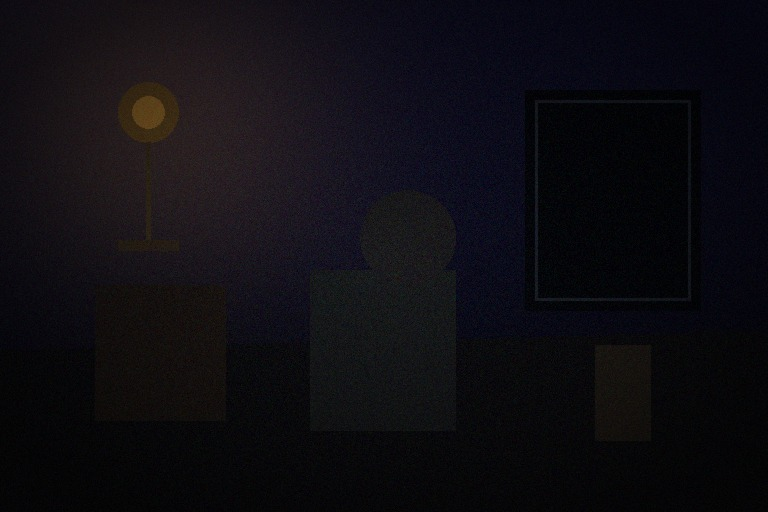
#> input picture data/test_low_light.jpg, 768 x 512 px
$ python prompts.py --image ../data/test_low_light.jpg   (older library calls are emulated)
#> lines starting #> are read from the running program, lines starting #| are printed output that depends on the picture
import os
import argparse
from typing import Dict, Tuple

import cv2
import numpy as np


EPS = 1e-8


def normalize_map(x: np.ndarray) -> np.ndarray:
    """
    Normalize a single-channel map to [0, 1].
    """
    x = x.astype(np.float32)
    min_val = np.min(x)
    max_val = np.max(x)

    if max_val - min_val < EPS:
        return np.zeros_like(x, dtype=np.float32)

    return (x - min_val) / (max_val - min_val + EPS)


def read_image_rgb(image_path: str) -> np.ndarray:
    """
    Read image using OpenCV and convert BGR to RGB.
    Output: float32 RGB image in range [0, 1].
    Shape: H x W x 3
    """
    image_bgr = cv2.imread(image_path, cv2.IMREAD_COLOR)

    if image_bgr is None:
        raise FileNotFoundError(f"Image not found: {image_path}")

    image_rgb = cv2.cvtColor(image_bgr, cv2.COLOR_BGR2RGB)
    image_rgb = image_rgb.astype(np.float32) / 255.0

    return image_rgb


def rgb_to_gray(image_rgb: np.ndarray) -> np.ndarray:
    """
    Convert RGB image in [0, 1] to grayscale.
    Output shape: H x W
    """
    r = image_rgb[:, :, 0]
    g = image_rgb[:, :, 1]
    b = image_rgb[:, :, 2]

    gray = 0.299 * r + 0.587 * g + 0.114 * b
    return gray.astype(np.float32)


def illumination_map(image_rgb: np.ndarray) -> np.ndarray:
    """
    Extract illumination map from RGB image.
    """
    illum = np.max(image_rgb, axis=2)
    illum = normalize_map(illum)

    return illum.astype(np.float32)


def edge_map(image_rgb: np.ndarray) -> np.ndarray:
    """
    Extract edge map using Sobel operator.
    """
    gray = rgb_to_gray(image_rgb)

    sobel_x = cv2.Sobel(gray, cv2.CV_32F, 1, 0, ksize=3)
    sobel_y = cv2.Sobel(gray, cv2.CV_32F, 0, 1, ksize=3)

    edge = np.sqrt(sobel_x ** 2 + sobel_y ** 2)
    edge = normalize_map(edge)

    return edge.astype(np.float32)


def frequency_map(image_rgb: np.ndarray) -> np.ndarray:
    """
    Extract high-frequency/detail map using Laplacian filter.
    """
    gray = rgb_to_gray(image_rgb)

    lap = cv2.Laplacian(gray, cv2.CV_32F, ksize=3)
    freq = np.abs(lap)
    freq = normalize_map(freq)

    return freq.astype(np.float32)


def noise_estimate_map(image_rgb: np.ndarray, blur_kernel: Tuple[int, int] = (5, 5)) -> np.ndarray:
    """
    Estimate noise map using residual between grayscale image and Gaussian-smoothed image.
    """
    gray = rgb_to_gray(image_rgb)

    smooth = cv2.GaussianBlur(gray, blur_kernel, sigmaX=0)
    noise = np.abs(gray - smooth)
    noise = normalize_map(noise)

    return noise.astype(np.float32)


def generate_prompt_maps(image_rgb: np.ndarray) -> Dict[str, np.ndarray]:
    """
    Generate all DASP prompt maps.
    """
    maps = {
        "illumination": illumination_map(image_rgb),
        "edge": edge_map(image_rgb),
        "frequency": frequency_map(image_rgb),
        "noise": noise_estimate_map(image_rgb),
    }

    return maps


def build_dasp_input(image_rgb: np.ndarray) -> np.ndarray:
    """
    Build 7-channel input for DASP-Net.

    Output:
        dasp_input: 7 x H x W, float32
    """
    maps = generate_prompt_maps(image_rgb)

    rgb_chw = np.transpose(image_rgb, (2, 0, 1))

    illum = maps["illumination"][None, :, :]
    edge = maps["edge"][None, :, :]
    freq = maps["frequency"][None, :, :]
    noise = maps["noise"][None, :, :]

    dasp_input = np.concatenate(
        [rgb_chw, illum, edge, freq, noise],
        axis=0
    )

    return dasp_input.astype(np.float32)


def save_prompt_maps(image_rgb: np.ndarray, output_dir: str) -> None:
    """
    Save original image and generated prompt maps for visual checking.
    """
    os.makedirs(output_dir, exist_ok=True)

    maps = generate_prompt_maps(image_rgb)

    image_uint8 = (image_rgb * 255.0).clip(0, 255).astype(np.uint8)
    image_bgr = cv2.cvtColor(image_uint8, cv2.COLOR_RGB2BGR)

    cv2.imwrite(os.path.join(output_dir, "original.png"), image_bgr)

    for name, prompt_map in maps.items():
        map_uint8 = (prompt_map * 255.0).clip(0, 255).astype(np.uint8)
        cv2.imwrite(os.path.join(output_dir, f"{name}.png"), map_uint8)


def main():
    parser = argparse.ArgumentParser(description="Generate DASP-Net prompt maps.")
    parser.add_argument("--image", type=str, required=True, help="Path to input low-light image.")
    parser.add_argument("--out", type=str, default="results/prompts", help="Output directory.")

    args = parser.parse_args()

    image_rgb = read_image_rgb(args.image)
#> in read_image_rgb, image_bgr is the input picture: shape (512, 768, 3); mean B, G, R 17.8, 12.9, 14.6

    dasp_input = build_dasp_input(image_rgb)
#> in normalize_map, `min_val = np.min(x)`: min_val = 0
#> in normalize_map, `max_val = np.max(x)`: max_val = 0.408
#> in rgb_to_gray, `g = image_rgb[:, :, 1]`:
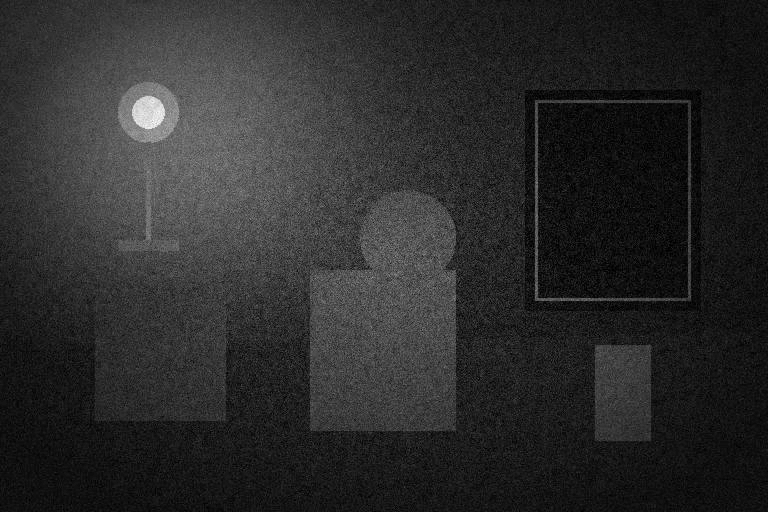
#> g: shape (512, 768) float32; min 0, max 0.294, mean 0.0508; drawn with min black and max white
#> in rgb_to_gray, `b = image_rgb[:, :, 2]`:
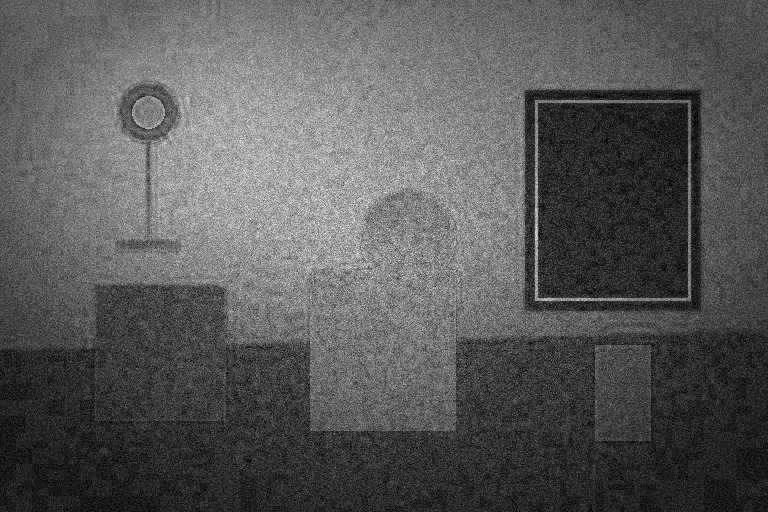
#> b: shape (512, 768) float32; min 0, max 0.2, mean 0.0697; drawn with min black and max white
#> in edge_map, `sobel_x = cv2.Sobel(gray, cv2.CV_32F, 1, 0, ksize=3)`:
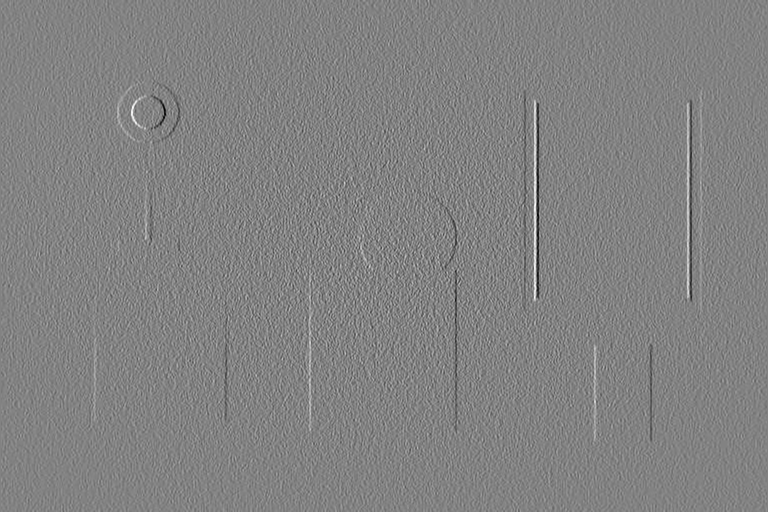
#> sobel_x: shape (512, 768) float32; min -0.461, max 0.441, mean -0.000165; drawn with min black and max white
#> in edge_map, `edge = np.sqrt(sobel_x ** 2 + sobel_y ** 2)`:
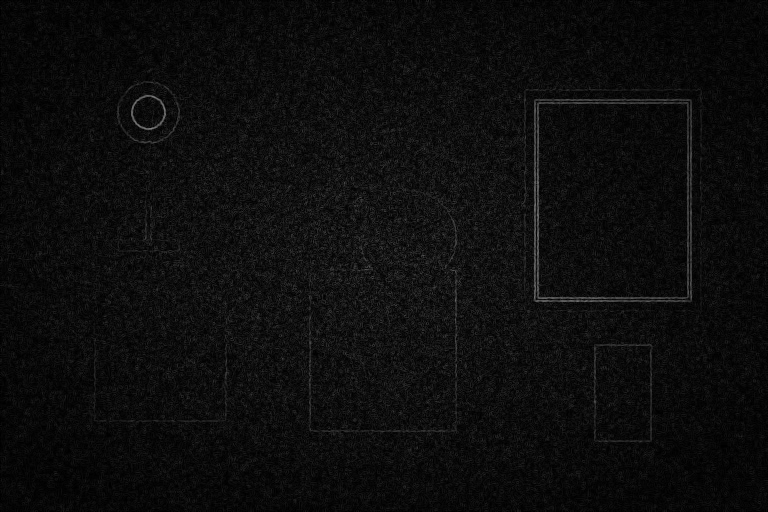
#> edge: shape (512, 768) float32; min 0, max 0.518, mean 0.0522
#> in normalize_map (call 2), `max_val = np.max(x)`: max_val = 0.518
#> in normalize_map (call 2), `return (x - min_val) / (max_val - min_val + EPS)`:
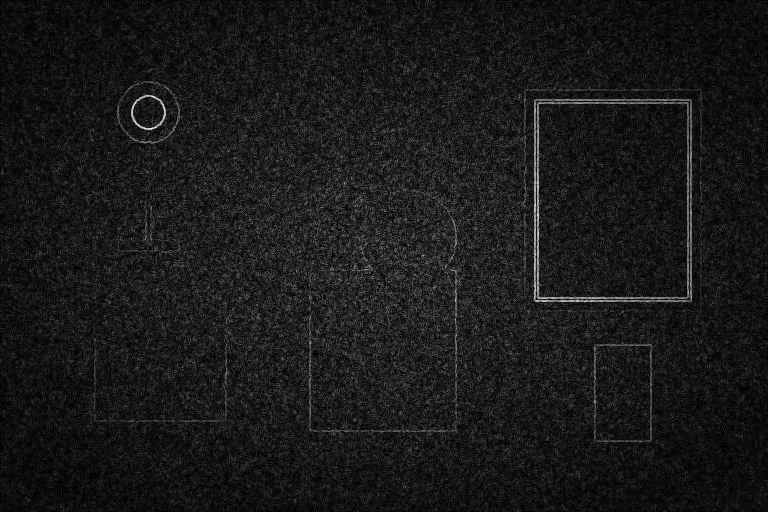
#> returned value: shape (512, 768) float32; min 0, max 1, mean 0.101
#> in frequency_map, `lap = cv2.Laplacian(gray, cv2.CV_32F, ksize=3)`:
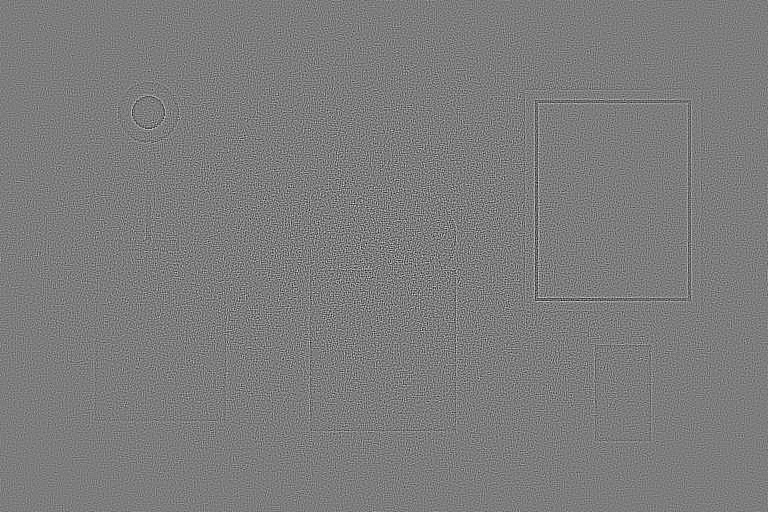
#> lap: shape (512, 768) float32; min -0.707, max 0.733, mean 1.59e-05; drawn with min black and max white
#> in frequency_map, `freq = np.abs(lap)`:
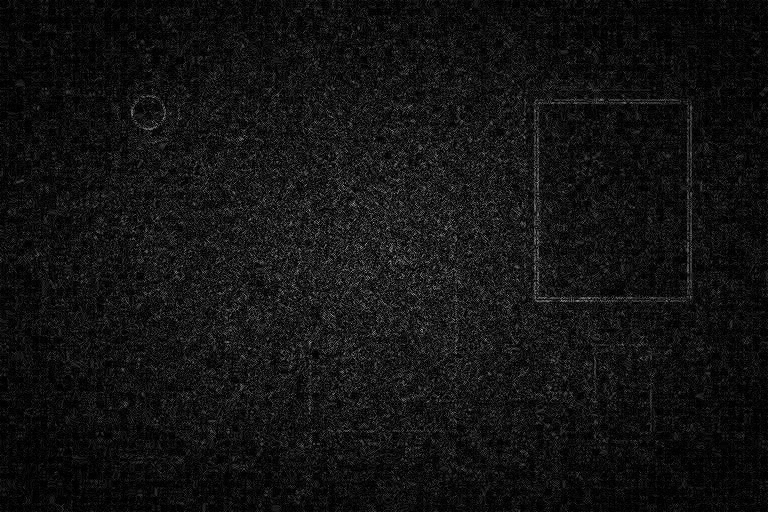
#> freq: shape (512, 768) float32; min 0, max 0.733, mean 0.0752
#> in build_dasp_input, `maps = generate_prompt_maps(image_rgb)`: maps = 4 items

    print("Image shape:", image_rgb.shape)
#| Image shape: (512, 768, 3)
    print("DASP input shape:", dasp_input.shape)
#| DASP input shape: (7, 512, 768)

    save_prompt_maps(image_rgb, args.out)
#> the loop in save_prompt_maps, `for name, prompt_map in maps.items():` made 4 passes
#> name on passes 1 to 4: 'illumination', 'edge', 'frequency', 'noise'

    print(f"Prompt maps saved to: {args.out}")


if __name__ == "__main__":
    main()
